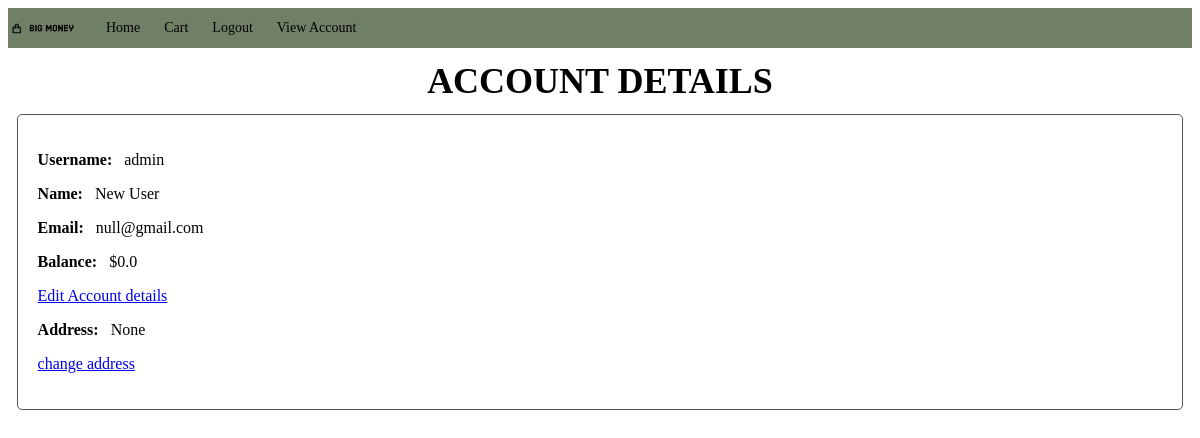
Before: /view_account/ (signed in) with the older database file.
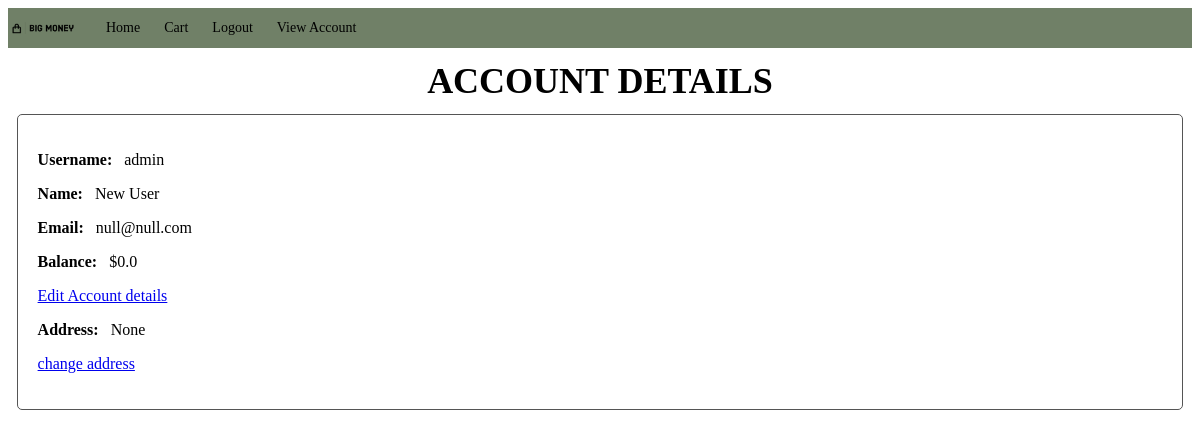
After: the same page with the newer database file.
### bigMoney/models.py (models this page shows, shortened)
class User(AbstractUser):
    USER_ROLES = (
        ("S", "Seller"),
        ("C", "Customer")
    )
    role = models.CharField(max_length=1, blank=False, choices=USER_ROLES, default="S")
    email = models.EmailField(max_length=255, default="")
    name = models.CharField(max_length=255, default="New User")
    balance = models.FloatField(default=0.0)
    address = models.ForeignKey(Address, on_delete=models.CASCADE, null=True)
    available_merch = models.ManyToManyField(merchandise, default=None)
    ShoppingCart = models.ForeignKey(shoppingCart, on_delete=models.CASCADE, null=True)
    Orders = models.ManyToManyField(Order, default=None)
    is_approved = models.BooleanField(default=None, null=True)

### bigMoney/views.py (the view)
# urls.py: path("view_account/", views.view_account_details, name="view-account"),
@login_required
def view_account_details(request):
    user = request.user
    context = {
        'username': user.username,
        'name': user.name,
        'email': user.email,
        'balance': user.balance,
        'address': user.address,
    }
    return render(request, "view_account_details.html", context)

### bigMoney/templates/view_account_details.html
{% extends 'base.html' %}
{% block content %}
    <h1 class='page-title'>Account Details</h1>
    <div class=form>
        <p><strong class="descriptor">Username:</strong> {{ username }}</p>
        <p><strong class="descriptor">Name:</strong> {{ name }}</p>
        <p><strong class="descriptor">Email:</strong> {{ email }}</p>
        <p><strong class="descriptor">Balance:</strong> ${{balance}}</p>
        <p class="edit-link"><a href="{% url 'edit-account' %}">Edit Account details</a></p>
        <p><strong class="descriptor">Address:</strong> {{address|safe}}</p>
        <p class="edit-link"><a href="{% url 'change-address' %}">change address</a></p>
    </div>
{% endblock %}

### bigMoney/templates/base.html (shortened to what this page needs)
{% load static %}
<!DOCTYPE html>
<html lang="en">
  <head>
    <link rel="stylesheet", type="text/css" href={% static 'styling/styles.css'%}>
  </head>
  <body>
    <header>
      {% include "header.html" %}
    </header>
    <main>
      {% block content %}
      {% endblock %}
    </main>
  </body>
</html>

### bigMoney/templates/header.html
{% block header %}
{% load static %}
<div>
    <ul class="nav-bar">
        <li><img src="{% static '/images/BigMoney.png'%}", alt="view sales picture" width="100" height="100"></li>
        <li><a href="/">Home</a></li>
        <li><a>Cart</a></li>
        {% if user.is_authenticated %}
        <li><a href="{% url 'logout' %}">Logout</a></li>
        <li><a href="{% url 'view-account' %}">View Account</a></li>
        {% else %}
        <li><a href="{% url 'login' %}">Login</a></li>
        <li><a href="{% url 'register' %}">Register</a></li>
        {% endif %}
    </ul>
</div>
{% endblock %}

### bigMoney/static/styling/styles.css (style rules this page uses)
.nav-bar { list-style-type: none; margin: 0; padding: 0; overflow: hidden; background-color:#708067; }
.nav-bar li { float: left; }
.nav-bar a { display: block; color: #000; padding: 12px; text-decoration: none; text-align: center; font-size: 14px; font-family: 'Times New Roman', "Georgia", "Arial"; }
.nav-bar img { display: inline-block; color: #000; padding-top: 12px; margin-right: 12px; width: 70px; height: 16px; margin-right: 16px; }
.page-title { font-family: 'Times New Roman', "Georgia", "Arial"; font-size: 36px; font-weight: bold; text-align: center; margin: 12px 0; text-transform: uppercase; }
.form { width: 95%; margin: 0 auto; padding: 20px; border: 1px solid #555; border-radius: 5px; }
.edit-link { font-size: 10; font-family: 'Times New Roman', "Georgia", "Arial"; }
.descriptor { font-weight: bold; margin-right: 8px; font-family: 'Times New Roman', "Georgia", "Arial"; }

Changed rows visible on the page:
changed User "admin": email "null@gmail.com" → "null@null.com"
